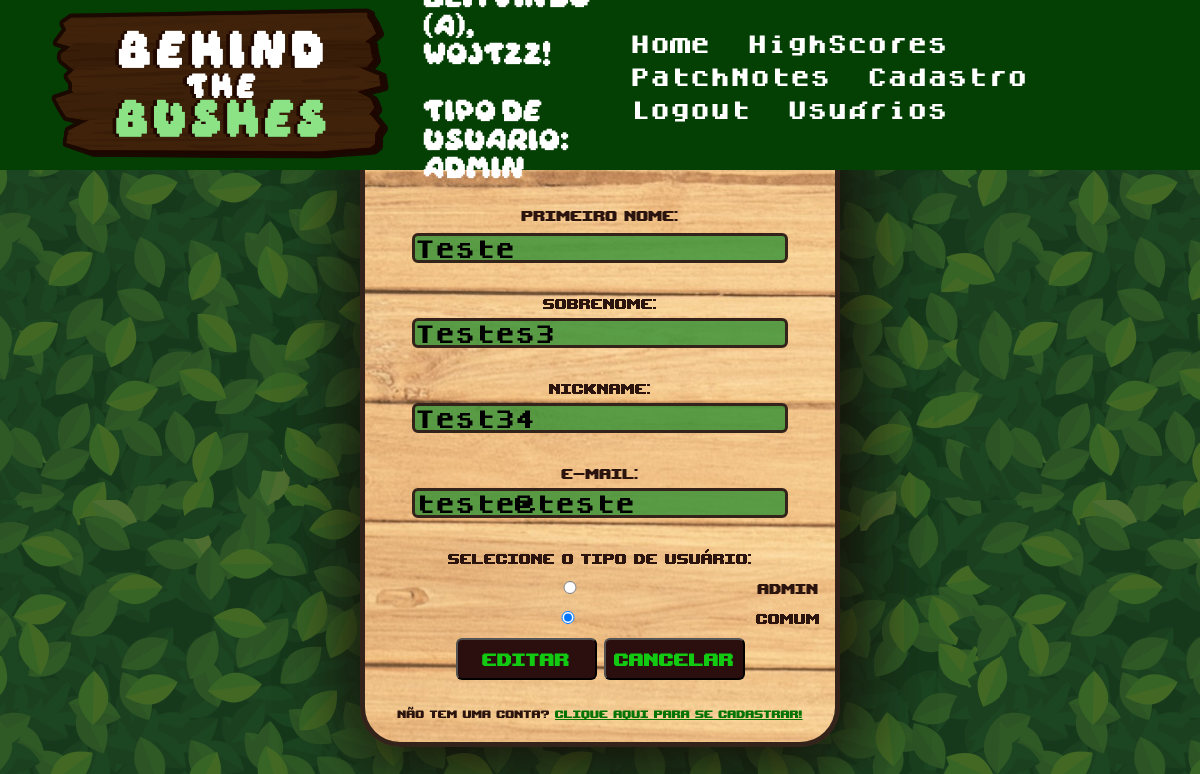
/editarUsuario.php?Id=10 (signed in), run on the app's committed database.
### tables this page shows
CREATE TABLE `tbusuario` (
  `Id` int(11) NOT NULL,
  `NomeUsuario` varchar(30) NOT NULL,
  `SobrenomeUsuario` varchar(50) NOT NULL,
  `NickUsuario` varchar(30) NOT NULL,
  `EmailUsuario` varchar(50) NOT NULL,
  `SenhaUsuario` varchar(30) NOT NULL,
  `TipoUsuario` char(5) NOT NULL,
  `HighScore` int(6) NOT NULL
);

### editarUsuario.php (the view, shortened to what this page needs)
<!DOCTYPE html>
<html lang="pt-br">
<head>
    <link rel="stylesheet" href="editarStyle.css">
    <link href="https://cdn.jsdelivr.net/npm/bootstrap@5.2.3/dist/css/bootstrap.min.css" rel="stylesheet">
    <link rel="stylesheet" href="navTituloStyle.css">
</head>
<body>
    <?php
        require_once("Header.php");
    ?>
    <?php
        if(isset($_GET["Id"])){
            $Id = $_GET["Id"];
            $sql = "SELECT * FROM tbusuario WHERE Id = $Id";
            $consulta = $conn->query($sql);
            $usuario = $consulta ->fetch_assoc();
        }
    ?>
    <div class = "container1">
        <div class="div1" >
            <p class="p1" >Editar</p>
            <form class="form1" action="editarUsuario.php?Id=<?php echo $_GET['Id'] ?>" method="post">
                <label for="txtNome" >Primeiro nome:</label><br>
                <input type="text" id="txtNome" name="txtNome" class="input1"  value="<?php echo $usuario["NomeUsuario"]?>" style="margin-top: 3px;font-family:'DogicaBold';" required><br>
                <label for="txtSobrenome" >Sobrenome:</label><br>
                <input type="text" id="txtSobrenome" name="txtSobrenome" class="input1" value="<?php echo $usuario["SobrenomeUsuario"]?>" style="font-family:'DogicaBold';" required><br>
                <label for="txtNick">Nickname:</label><br>
                <input type="text" id="txtNick" name="txtNick" class="input1" value="<?php echo $usuario["NickUsuario"]?>" style="font-family:'DogicaBold';" required><br>
                <label for="txtEmail">E-mail:</label><br>
                <input type="text" id="txtEmail" name="txtEmail" class="input1"  value="<?php echo $usuario["EmailUsuario"]?>" style="font-family:'DogicaBold';" required><br>
                <label for="TipoUsuario"> Selecione o tipo de usuário:</label><br>
                <input type="radio"  name="TipoUsuario" value="ADMIN" class="input1" style="font-family:'DogicaBold';" <?php echo("ADMIN"==$usuario["TipoUsuario"])?"checked":"" ?>>ADMIN
                <input type="radio" name="TipoUsuario" value="COMUM" class="input1" style="font-family:'DogicaBold';" <?php echo("COMUM"==$usuario["TipoUsuario"])?"checked":"" ?>>COMUM
                <input type="submit" value="Editar" nome="btnEditar" class="BotaoCadastrar">
                <input type="reset" value="Cancelar" nome="btnCancelar" class="BotaoCadastrar">
            </form>
            <p class="p2">Não tem uma conta? <a href="cadastro.php" style="color: rgb(4, 116, 4);">clique aqui para se cadastrar!</a></p>
        </div>
    </div>
</body>
</html>

### editarStyle.css (style rules this page uses)
body { text-align: center; background-image: url(Images/Bush1.png); background-repeat: repeat; }
::placeholder { color: rgba(4, 70, 4, 0.842); opacity: 1; font-size: 17px; }
.container1 { display: flex; justify-content: center; text-align: center; margin-top: 9.5%; }
.div1 { background-image: url(Images/woodenTexture.jpg); width: 40%; height: 50%; background-repeat: no-repeat; border-style: solid; border-width: 5px; border-color: rgb(51, 35, 26); border-radius: 40px; box-shadow: 5px 5px 75px 5px rgba(24, 7, 7, 0.644), 5px 5px 75px 5px rgba(17, 10, 1, 0.651); text-align: center; }
.p1 { margin-bottom: 20px; font-family: 'Upheaval'; font-size: 35px; color: rgb(43, 20, 14); text-decoration: underline; margin-top: 1.9%; }
.p2 { margin-top:4%; font-family: 'Upheaval'; font-size: 15px; color: rgb(43, 20, 14); }
input[type=text] { height: 30px; margin-bottom: 25px; font-family:'DogicaBold'; }
input { border-radius: 6px; }
.input1 { margin-bottom: 3px; background-color: rgba(52, 145, 52, 0.8); font-family: 'Dogica'; font-size: 20px; width: 80%; border-width: 3px; border-style: solid; border-color: rgb(51, 35, 26); }
.form1 { color: rgb(43, 20, 14); margin-bottom: 3px; font-family: 'Upheaval'; font-size: 20px; }
.BotaoCadastrar { margin-top: 1%; margin-bottom: 1%; font-family: 'Upheaval'; font-size: 25px; color: rgb(19, 202, 19); text-decoration: none; background-color: rgb(43, 15, 14); width: 30%; }

### HeaderStyle.css (style rules this page uses)
* { margin: 0; padding: 0; }

### data on the page
tbusuario: txtNome "Teste", txtSobrenome "Testes3", txtNick "Test34", txtEmail "teste@teste", TipoUsuario "☑"

### other printed values
$_SESSION["nick"] "Wojtzz"
$_SESSION["tipo"] "ADMIN"
